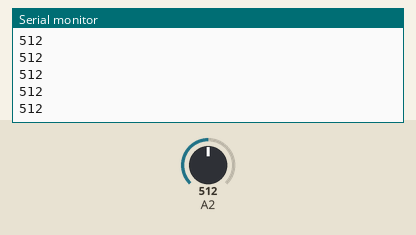
Simulated run of this sketch. Board: Arduino Uno, built with avr-gcc and run on an emulated ATmega328P. Parts: the last lines printed to the serial monitor. Inputs (shaded band) come from the test bench; at power-on: A2 = 512.

Above: at 1.2 s.
1.3 s: A2 set to 716
At 2.4 s:
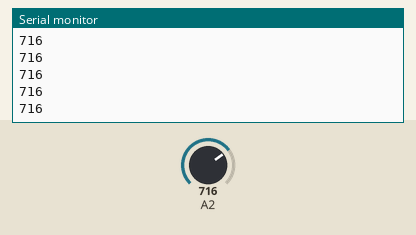
2.8 s: A2 set to 900
At 3.5 s:
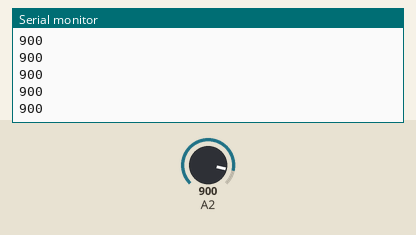
Timing chart, 0 to 5.8 s (numbered marks = the images above; inputs shaded):
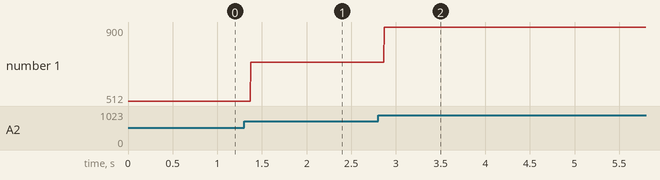

The sketch:

problem3.ino
```cpp
void setup() {

  Serial.begin(9200);
}


void loop() {

  int sensorValue = analogRead(A2);

  Serial.println(sensorValue);
  delay(1);
}
```

Measured:
- after the input at 1.3 s, the serial monitor: prints a new line after 0.07 s (image 1)
- after the input at 2.8 s, the serial monitor: prints a new line after 0.07 s (image 2)
- plotted number 1: 512 → 716 after the input at 1.3 s, 716 → 900 after the input at 2.8 s
